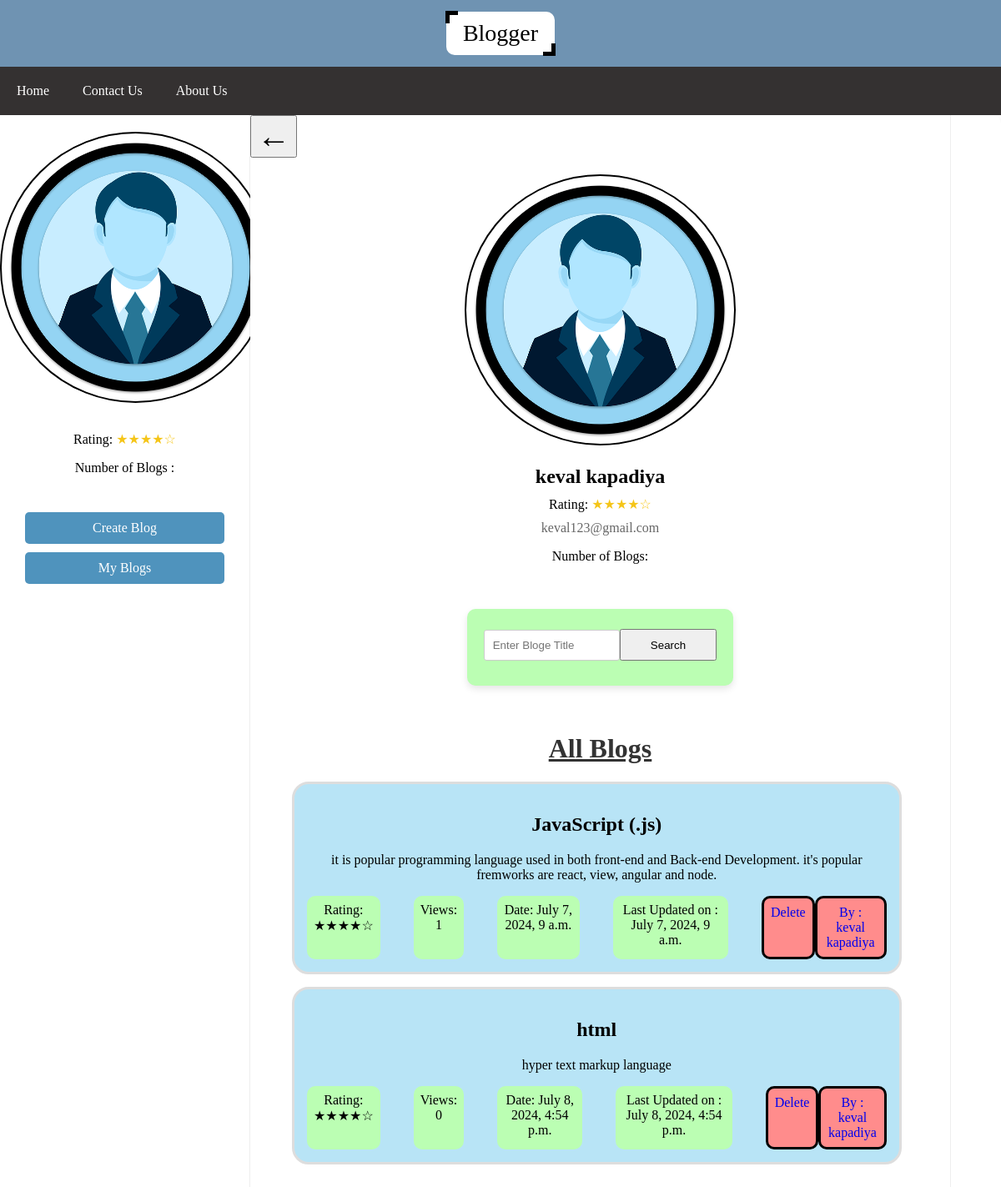
Screenshot of /other-blogger/4/13 with the database file from the repository.
### blog/models.py (models this page shows, shortened)
class Blog(models.Model):
    title = models.CharField(max_length=500)
    author = models.ForeignKey(Blogger, on_delete=models.CASCADE, related_name='blogs')
    rating = models.FloatField(default=0)
    views = models.IntegerField(default=0)
    content = models.TextField()
    created_at = models.DateTimeField(auto_now_add=True)
    viewers = models.ManyToManyField(User, related_name='viewed_blogs', blank=True)

class Blogger(models.Model):
    user = models.OneToOneField(User, on_delete=models.CASCADE)
    ratings = models.FloatField(default=0)

### blog/views.py (the view)
# urls.py: path('other-blogger/<id>/<blog_id>',views.other_blogger, name="Other_Blog" )
def other_blogger(request, id, blog_id):
    blog = Blog.objects.get(id = blog_id)
    blogger = get_object_or_404(Blogger, user = blog.author.user)
    blogs = Blog.objects.filter(author=blogger)
    blog_count = Blog.objects.filter(author=blogger).count()
    user = User.objects.get(pk = id)
    context = {"user": user, "blog":blog, "blog_count":blog_count, "blogs":blogs}
    return render(request, "blog/other_blogger.html", context)

### blog/templates/blog/other_blogger.html (shortened to what this page needs)
{% extends "blog/index.html" %}
{% block body %}
<div class="profile-card" id="profile">
    <button class="back-button" onclick="window.location.href='/'">←</button>
    <a id="profile-img-a" href="">
        <img id="profile-img" src="/static/images/avtar.jpg"  alt="Blogger Image">
    </a>
    <div class="profile-info">
        <h2 class="name">{{ user.first_name }} {{ user.last_name }}</h2>
        <div class="rating">
            <span>Rating: </span>
            <span class="stars" id="star-rating">★★★★☆</span>
        </div>
        <p class="email">{{ user.email }}</p>
        <p>Number of Blogs: {{ blogs_count }}</p>
        <br>
        <form class="blog-search" method="GET" action="/"  >
            <div class="blog">
            <input   class="search_input" type="text" class="form-control" name="search" id="exampleFormControlInput1" placeholder="Enter Bloge Title">
            <button style="width: 200px; height: 73%; margin-top: 4px;" class="search_btn"  type="submit" >Search</button>
        </div>
          </form>
          <div class="blogs">
            <h1>All Blogs</h1>
                {% for blog in blogs %}
                <div class="blog-box" onclick="location.href='/all-detailed-blog/{{blog.id}}'">
                    <h2>{{ blog.title }}</h2>
                    <p>{{ blog.content|truncatewords:50 }}</p>
                    <div class="blog-meta">
                        <span class="blog-details" >Rating: ★★★★☆</span>
                        <span class="blog-details" >Views: {{ blog.views }}</span>
                        <span class="blog-details" >Date: {{ blog.created_at|date:"DATETIME_FORMAT" }}</span>
                        <span class="blog-details" >Last Updated on : {{ blog.created_at|date:"DATETIME_FORMAT" }}</span>
                        <a href="/delete-blog/{{blog.id}}" class="blog-details" id="blog-action" >Delete</a>
                        <a href="/other-blogger/{{blog.author.user.pk}}/{{blog.id}}" class="blog-details" id="blog-action" >By : {{blog.author.user.first_name}} {{blog.author.user.last_name}}</a>
                    </div>
                </div>
                {% endfor %}
        </div>
        </div>
    </div>
</div>
{% endblock body %}

### blog/templates/blog/index.html (shortened to what this page needs)
<!DOCTYPE html>
<html lang="en">
<head>
    {% load static %}
    <link rel="stylesheet" href="{% static 'css/index.css' %}">
    <link rel="stylesheet" href="{% static 'css/create_blog.css' %}">
    <link rel="stylesheet" href="{% static 'css/myprofile.css' %}">
</head>
<body>
    <header class="data-container" >
        <span class="btn">Blogger</span>
    </header>
    <nav>
        <a href="/">Home</a>
        <a href="#">Contact Us</a>
        <a href="#">About Us</a>
    </nav>
<div class="main_body">
    <div class="container">
        <div class="profile-card">
            <a id="profile-img-a" href="">
            <img id="profile-img"  src="{% static 'images/avtar.jpg' %}" alt="" alt="Blogger Image">
        </a>
            <div class="profile-info">
                <div class="rating">
                    <span>Rating: </span>
                    <span class="stars">★★★★☆</span>
                </div>
                <p>Number of Blogs : {{blogs_count}}</p>
                <br>
                <a href="/create-blog" class="menu-btn">Create Blog</a>
                <a href="/myprofile" class="menu-btn">My Blogs</a>
            </div>
        </div>
{% block body %}{% endblock body %}
    </div>
</body>
</html>

### public/static/css/index.css (style rules this page uses)
* { box-sizing: border-box; }
body { margin: 0; font-family: 'Times New Roman', Times, serif; }
.data-container { background:#6f93b2; height:10vh; display:flex; justify-content:center; align-items:center; }
header { padding: 1px; background-color: rgba(20, 183, 164, 0.875); }
nav { background-color: #131010db; overflow: hidden; position: sticky; }
nav a { text-decoration: none; padding: 20px; text-align: center; float: left; color: white; }
.menu-btn { display: inline-block; padding: 10px 20px; margin: 10px; font-size: 16px; color: #fff; background-color: #007bff; border: none; border-radius: 5px; text-align: center; text-decoration: none; cursor: pointer; transition: background-color 0.3s ease; }

### public/static/css/create_blog.css (style rules this page uses)
h1 { text-align: center; color: #333; }
form { margin-top: 20px; }
input[type="text"], textarea { width: 100%; padding: 10px; margin-top: 5px; margin-bottom: 10px; border: 1px solid #ccc; border-radius: 3px; }

### public/static/css/myprofile.css (style rules this page uses)
.container { display: flex; flex-wrap: wrap; width: 100%; background-color: #fff; border-radius: 10px; box-shadow: 0 4px 8px rgba(0, 0, 0, 0.1); }
.profile-card { background-color: #fff; border-right: 1px solid #eee; width: 300px; text-align: center; }
.profile-info { padding: 20px; }
.name { font-size: 24px; margin: 0; }
.rating { margin: 10px 0; }
.stars { color: #f5c518; }
.email, .phone { color: #666; margin: 5px 0; }
.blogs { flex: 1; padding: 15px; }
.blog { background-color: #fff; border-radius: 10px; box-shadow: 0 4px 8px rgba(0, 0, 0, 0.1); padding: 20px; margin-bottom: 20px; }
h1 { text-align: center; text-decoration: underline; }

### blog/templates/blog/index.html (style rules this page uses)
.menu-btn { display: flex; justify-content: center; padding: 10px 20px; margin: 10px; font-size: 16px; color: #fff; background-color: #4f93bd; border: none; border-radius: 5px; text-align: center; text-decoration: none; cursor: pointer; transition: background-color 0.3s ease; }
#profile-img { border: 2px solid black ; height: 20%; border-radius: 1000px; padding: 0px; margin-top: 20px; }
.profile-card { position: sticky }

### blog/templates/blog/other_blogger.html (style rules this page uses)
#profile { width: 70%; }
.back-button { display: flex; font-size: 40px; }
#profile-img-a { height: 20%; }
.blog-box { border: 3px solid #ddd; border-radius: 20px; background-color: rgb(184, 228, 246); padding: 15px; margin: 15px; width: 95%; box-sizing: border-box; cursor: pointer; transition: box-shadow 0.1s; }
.blog-meta { display: flex; justify-content:space-around; margin-top: 10px; }
.blog-meta span { margin-right: 40px; }
.blog-details { display: flex; text-align: center; background-color: rgb(187, 254, 179); padding: 8px; margin-right: 0%; border-radius: 10px; text-decoration: none; }
#blog-action { background-color: rgb(255, 140, 140); border: 3px solid black; }
form.blog-search { display: flex; justify-content:space-around; }
.blog { display: flex; background-color: rgb(187, 254, 179); width: 40%; }

### rows the page displays
Blog: title "JavaScript (.js)", content "it is popular programming language used in both front-end and Back-end Development. it's popular fremworks are react, view, angular and node.", views "1", created_at "July 7, 2024, 9 a.m.", author.user.first_name "keval", author.user.last_name "kapadiya"
Blog: title "html", content "hyper text markup language", views "0", created_at "July 8, 2024, 4:54 p.m.", author.user.first_name "keval", author.user.last_name "kapadiya"

### other values shown
{{ user.first_name }} "keval"
{{ user.last_name }} "kapadiya"
{{ user.email }} "keval123@gmail.com"
